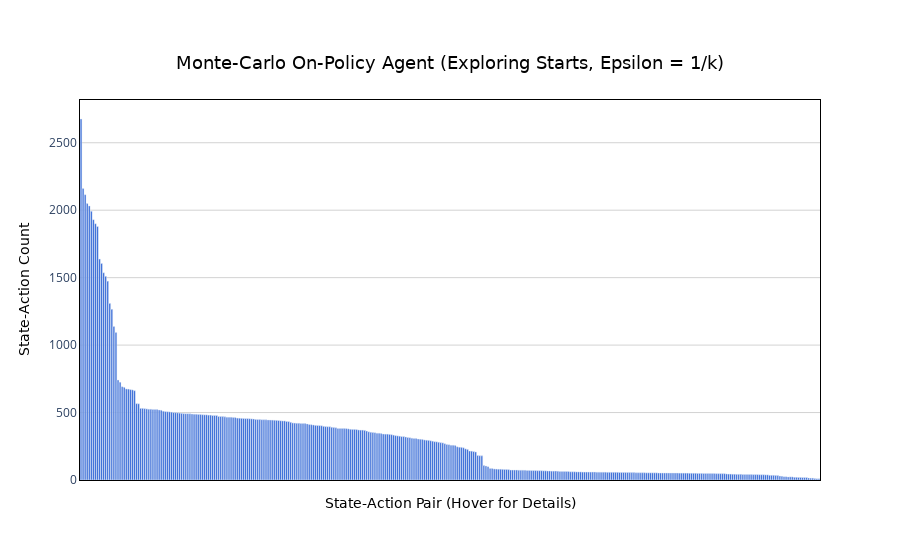

The notebook cell saved with this chart:
### Code cell
plot_state_action_counts(mcop_agent_1.n_counter, "Monte-Carlo On-Policy Agent (Exploring Starts, Epsilon = 1/k)")

### Figure 1 — Plotly figure (JSON) as saved in the notebook; plotly's stock layout.template omitted (floating-point values rounded to 4 significant figures; data arrays with more than 128 entries replaced by an {"elided": "..."} marker saying what was removed)
{"data": [{"hoverinfo": "text", "hoverlabel": {"bgcolor": "rgba(60, 60, 60, 0.85)", "bordercolor": "rgba(60, 60, 60, 0.85)", "font": {"color": "white", "family": "DejaVu Sans, Arial, sans-serif"}}, "hovertext": {"elided": "360 str values"}, "marker": {"color": "#245cd4"}, "type": "bar", "x": {"elided": "360 str values"}, "y": {"elided": "360 int values"}}], "layout": {"plot_bgcolor": "white", "title": {"font": {"color": "black", "family": "DejaVu Sans, Arial, sans-serif", "size": 18}, "text": "Monte-Carlo On-Policy Agent (Exploring Starts, Epsilon = 1/k)", "x": 0.5, "xanchor": "center", "y": 0.9, "yanchor": "top"}, "xaxis": {"linecolor": "black", "linewidth": 1, "mirror": true, "showline": true, "tickmode": "array", "ticktext": [], "tickvals": [], "title": {"font": {"color": "black", "family": "DejaVu Sans, Arial, sans-serif", "size": 14}, "text": "State-Action Pair (Hover for Details)"}}, "yaxis": {"gridcolor": "lightgray", "gridwidth": 1, "linecolor": "black", "linewidth": 1, "mirror": true, "showgrid": true, "showline": true, "title": {"font": {"color": "black", "family": "DejaVu Sans, Arial, sans-serif", "size": 14}, "text": "State-Action Count"}}}}
